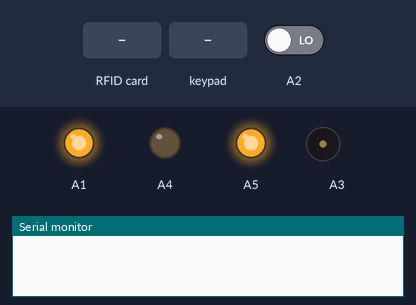
A program run on a simulated Arduino Uno, built with avr-gcc and run on an emulated ATmega328P. On the bench: output pins drawn as LEDs (lit = HIGH), buzzer (waves = sounding), the last lines printed to the serial monitor. Dashed ring = blinking. Inputs (shaded band) come from the test bench; at power-on: A2 LOW. Pins used as bus, display or sensor lines are not drawn.

Above: at 1.2 s.
1.3 s: RFID card DE AD BE EF held to the reader
At 1.68 s:
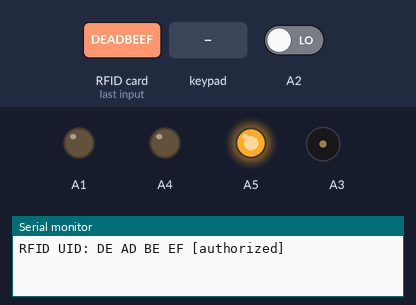
3.3 s: A2 driven HIGH
At 3.44 s:
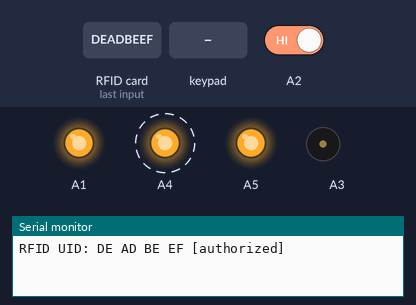
6.3 s: keypad keys 1 2 3 4 # pressed 0.4 s apart
At 8.28 s:
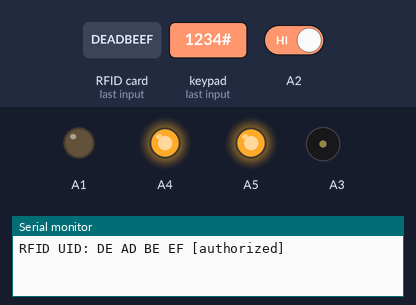
9.8 s: RFID card 5E 7A 19 C4 held to the reader
At 9.93 s:
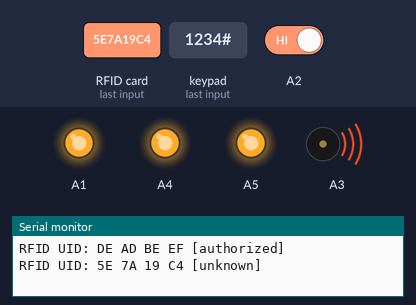
12.8 s: A2 driven LOW
At 13.5 s:
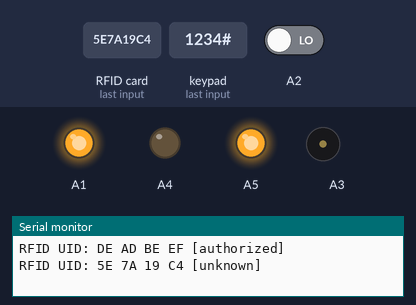
Timing chart, 0 to 15.3 s (numbered marks = the images above; inputs shaded):
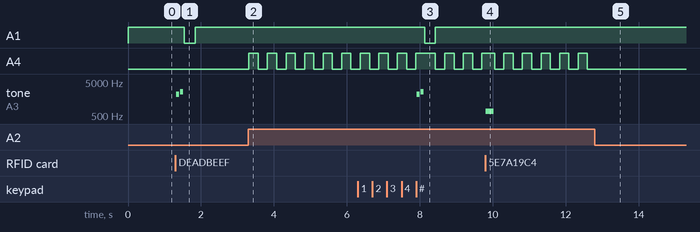

The program:

main.cpp
```cpp
#include <Arduino.h>

#include "Auth.h"
#include "Config.h"

AccessControl accessControl;

bool statusLedOn = false;
uint8_t failedAttempts = 0;
unsigned long lockoutUntilMs = 0;
unsigned long lastBlinkMs = 0;

bool lockedOut() {
  return lockoutUntilMs != 0 && millis() < lockoutUntilMs;
}

void beep(uint16_t frequency, unsigned long durationMs) {
  tone(Pins::Buzzer, frequency, durationMs);
  delay(durationMs + 25);
  noTone(Pins::Buzzer);
}

void notifyAuthorized() {
  beep(2200, Timing::BuzzerShortMs);
  beep(2600, Timing::BuzzerShortMs);
}

void notifyDenied() {
  beep(700, Timing::BuzzerLongMs);
}

void notifyLocked() {
  beep(500, Timing::BuzzerShortMs);
  beep(500, Timing::BuzzerShortMs);
  beep(500, Timing::BuzzerShortMs);
}

void sendLowPulse(uint8_t pin, unsigned long lowMs) {
  digitalWrite(pin, LOW);
  delay(lowMs);
  digitalWrite(pin, HIGH);
}

void recordDeniedAttempt() {
  if (lockedOut()) {
    notifyLocked();
    return;
  }

  ++failedAttempts;
  notifyDenied();

  if (failedAttempts >= Security::MaxFailedAttempts) {
    lockoutUntilMs = millis() + Timing::LockoutMs;
    accessControl.resetKeypadBuffer();
    sendLowPulse(Pins::AuthFailAlarm, Timing::AuthFailPulseMs);
    notifyLocked();
  }
}

void recordAuthorizedAttempt() {
  failedAttempts = 0;
  lockoutUntilMs = 0;
  notifyAuthorized();
  sendLowPulse(Pins::AuthOk, Timing::AuthPulseMs);
}

void updateStatusLed() {
  if (lockedOut()) {
    digitalWrite(Pins::StatusLed, HIGH);
    return;
  }

  const bool authWindowOpen = digitalRead(Pins::AuthWindow) == HIGH;
  if (!authWindowOpen) {
    statusLedOn = false;
    digitalWrite(Pins::StatusLed, LOW);
    return;
  }

  const unsigned long now = millis();
  if (now - lastBlinkMs < Timing::StatusBlinkMs) {
    return;
  }

  lastBlinkMs = now;
  statusLedOn = !statusLedOn;
  digitalWrite(Pins::StatusLed, statusLedOn ? HIGH : LOW);
}

void setup() {
  Serial.begin(9600);
  pinMode(Pins::AuthOk, OUTPUT);
  digitalWrite(Pins::AuthOk, HIGH);
  pinMode(Pins::AuthFailAlarm, OUTPUT);
  digitalWrite(Pins::AuthFailAlarm, HIGH);
  pinMode(Pins::AuthWindow, INPUT);
  pinMode(Pins::StatusLed, OUTPUT);
  pinMode(Pins::Buzzer, OUTPUT);
  digitalWrite(Pins::StatusLed, LOW);
  digitalWrite(Pins::Buzzer, LOW);

  accessControl.begin();
}

void loop() {
  updateStatusLed();

  if (lockedOut()) {
    accessControl.resetKeypadBuffer();
    return;
  }

  const AuthResult result = accessControl.check();
  if (result == AuthResult::Authorized) {
    recordAuthorizedAttempt();
  } else if (result == AuthResult::Denied) {
    recordDeniedAttempt();
  }
}
```

Auth.h
```cpp
#pragma once

#include <Arduino.h>
#include <Keypad.h>
#include <MFRC522.h>

enum class AuthResult : uint8_t {
  None,
  Authorized,
  Denied,
};

class AccessControl {
public:
  void begin();
  AuthResult check();
  void resetKeypadBuffer();

private:
  AuthResult checkRfid();
  AuthResult checkKeypad();
  bool isAuthorizedUid(const char *uid) const;
  void formatUid(char *buffer, size_t size) const;
  void logRfidUid(const char *uid, bool authorized) const;

  MFRC522 rfid_;
  char keypadBuffer_[9] = {};
  uint8_t keypadLen_ = 0;
};
```

Auth.cpp
```cpp
#include "Auth.h"

#include <SPI.h>
#include <string.h>

#include "Config.h"

namespace {
char keys[4][4] = {
    {'1', '2', '3', 'A'},
    {'4', '5', '6', 'B'},
    {'7', '8', '9', 'C'},
    {'*', '0', '#', 'D'},
};

byte rowPins[] = {Pins::KeypadRowPins[0], Pins::KeypadRowPins[1],
                  Pins::KeypadRowPins[2], Pins::KeypadRowPins[3]};
byte colPins[] = {Pins::KeypadColPins[0], Pins::KeypadColPins[1],
                  Pins::KeypadColPins[2], Pins::KeypadColPins[3]};

Keypad keypad = Keypad(makeKeymap(keys), rowPins, colPins, 4, 4);
} // namespace

void AccessControl::begin() {
  SPI.begin();
  rfid_ = MFRC522(Pins::RfidSlaveSelect, Pins::RfidReset);
  rfid_.PCD_Init();
  resetKeypadBuffer();
}

AuthResult AccessControl::check() {
  const AuthResult rfidResult = checkRfid();
  if (rfidResult != AuthResult::None) {
    return rfidResult;
  }

  return checkKeypad();
}

void AccessControl::resetKeypadBuffer() {
  memset(keypadBuffer_, 0, sizeof(keypadBuffer_));
  keypadLen_ = 0;
}

AuthResult AccessControl::checkRfid() {
  if (!rfid_.PICC_IsNewCardPresent() || !rfid_.PICC_ReadCardSerial()) {
    return AuthResult::None;
  }

  char uid[32] = {};
  formatUid(uid, sizeof(uid));
  const bool authorized = isAuthorizedUid(uid);
  logRfidUid(uid, authorized);
  rfid_.PICC_HaltA();
  rfid_.PCD_StopCrypto1();
  return authorized ? AuthResult::Authorized : AuthResult::Denied;
}

AuthResult AccessControl::checkKeypad() {
  const char key = keypad.getKey();
  if (!key) {
    return AuthResult::None;
  }

  if (key == '*') {
    resetKeypadBuffer();
    return AuthResult::None;
  }

  if (key == '#') {
    const bool authorized = strcmp(keypadBuffer_, Secrets::KeypadCode) == 0;
    resetKeypadBuffer();
    return authorized ? AuthResult::Authorized : AuthResult::Denied;
  }

  if (keypadLen_ < sizeof(keypadBuffer_) - 1) {
    keypadBuffer_[keypadLen_++] = key;
    keypadBuffer_[keypadLen_] = '\0';
  }

  return AuthResult::None;
}

bool AccessControl::isAuthorizedUid(const char *uid) const {
  for (uint8_t i = 0; i < Secrets::AuthorizedCardCount; ++i) {
    if (strcmp(uid, Secrets::AuthorizedCards[i]) == 0) {
      return true;
    }
  }

  return false;
}

void AccessControl::formatUid(char *buffer, size_t size) const {
  size_t offset = 0;
  for (byte i = 0; i < rfid_.uid.size && offset + 3 < size; ++i) {
    if (i > 0 && offset + 1 < size) {
      buffer[offset++] = ' ';
    }
    snprintf(buffer + offset, size - offset, "%02X", rfid_.uid.uidByte[i]);
    offset += 2;
  }
}

void AccessControl::logRfidUid(const char *uid, bool authorized) const {
  if (!Developer::LogScannedRfidUid) {
    return;
  }

  Serial.print(F("RFID UID: "));
  Serial.print(uid);
  Serial.print(F(" ["));
  Serial.print(authorized ? F("authorized") : F("unknown"));
  Serial.println(F("]"));
}
```

Config.h
```cpp
#pragma once

#include <Arduino.h>

namespace Pins {
constexpr uint8_t KeypadRowPins[] = {2, 3, 4, 5};
constexpr uint8_t KeypadColPins[] = {6, 7, 8, A0};

constexpr uint8_t RfidReset = 9;
constexpr uint8_t RfidSlaveSelect = 10;

constexpr uint8_t AuthOk = A1;
constexpr uint8_t AuthWindow = A2;
constexpr uint8_t Buzzer = A3;
constexpr uint8_t StatusLed = A4;
constexpr uint8_t AuthFailAlarm = A5;
} // namespace Pins

namespace Timing {
constexpr unsigned long StatusBlinkMs = 250;
constexpr unsigned long LockoutMs = 30000;
constexpr unsigned long BuzzerShortMs = 80;
constexpr unsigned long BuzzerLongMs = 220;
constexpr unsigned long AuthPulseMs = 300;
constexpr unsigned long AuthFailPulseMs = 300;
} // namespace Timing

namespace Security {
constexpr uint8_t MaxFailedAttempts = 3;
} // namespace Security

namespace Developer {
constexpr bool LogScannedRfidUid = true;
} // namespace Developer

namespace Secrets {
constexpr char KeypadCode[] = "1234";

constexpr const char *AuthorizedCards[] = {
    "DE AD BE EF",
};
constexpr uint8_t AuthorizedCardCount =
    sizeof(AuthorizedCards) / sizeof(AuthorizedCards[0]);
} // namespace Secrets
```

Measured:
- after the input at 1.3 s, A1: HIGH → LOW after 0.24 s, → HIGH 0.30 s later; tone on A3: silent → 2200 Hz at once, → silent 0.08 s later, → 2600 Hz 0.03 s later, → silent 0.08 s later
- after the input at 3.3 s, A4: alternates HIGH for 0.25 s and LOW for 0.25 s, starting at once
- after the input at 6.3 s, A1: HIGH → LOW after 1.8 s, → HIGH 0.30 s later; tone on A3: silent → 2200 Hz after 1.6 s, → silent 0.08 s later, → 2600 Hz 0.03 s later, → silent 0.08 s later
- after the input at 9.8 s, tone on A3: silent → 700 Hz at once, → silent 0.22 s later
- after the input at 12.8 s, A4: stops changing and stays LOW
